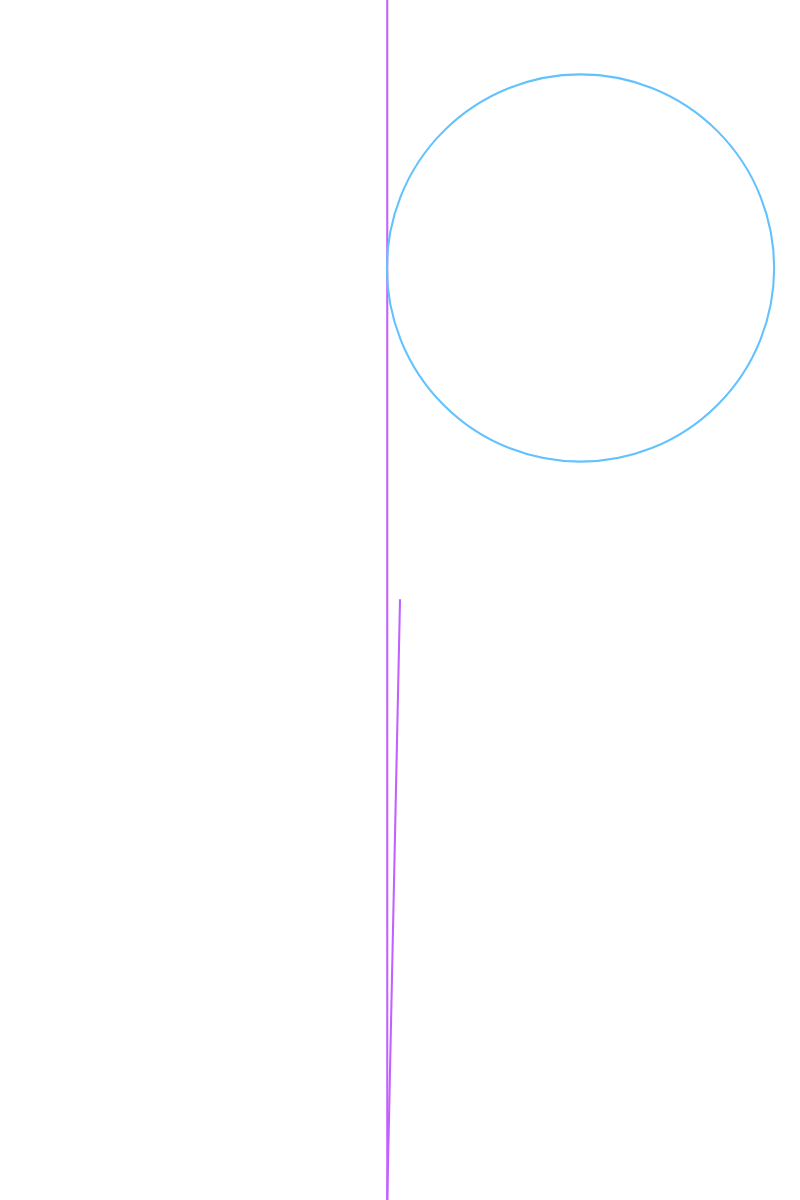
Frame 1 (no input)
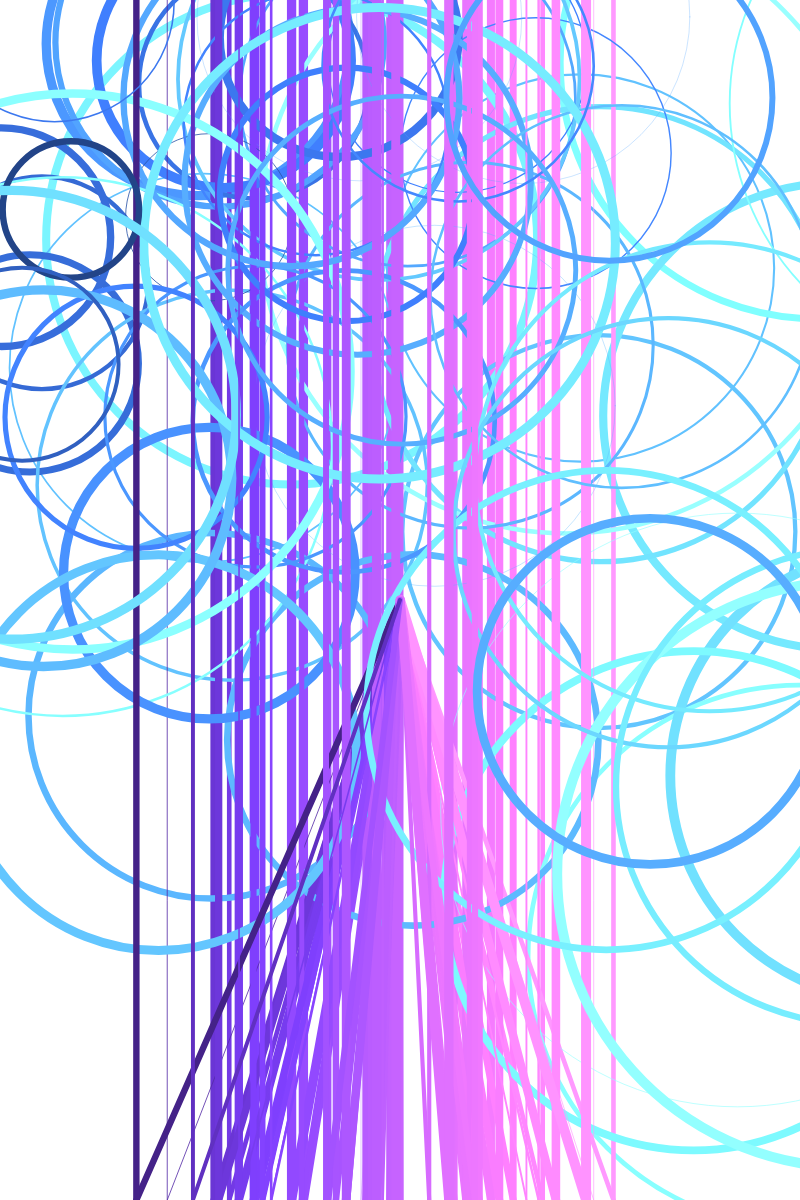
Frame 60 (no input)
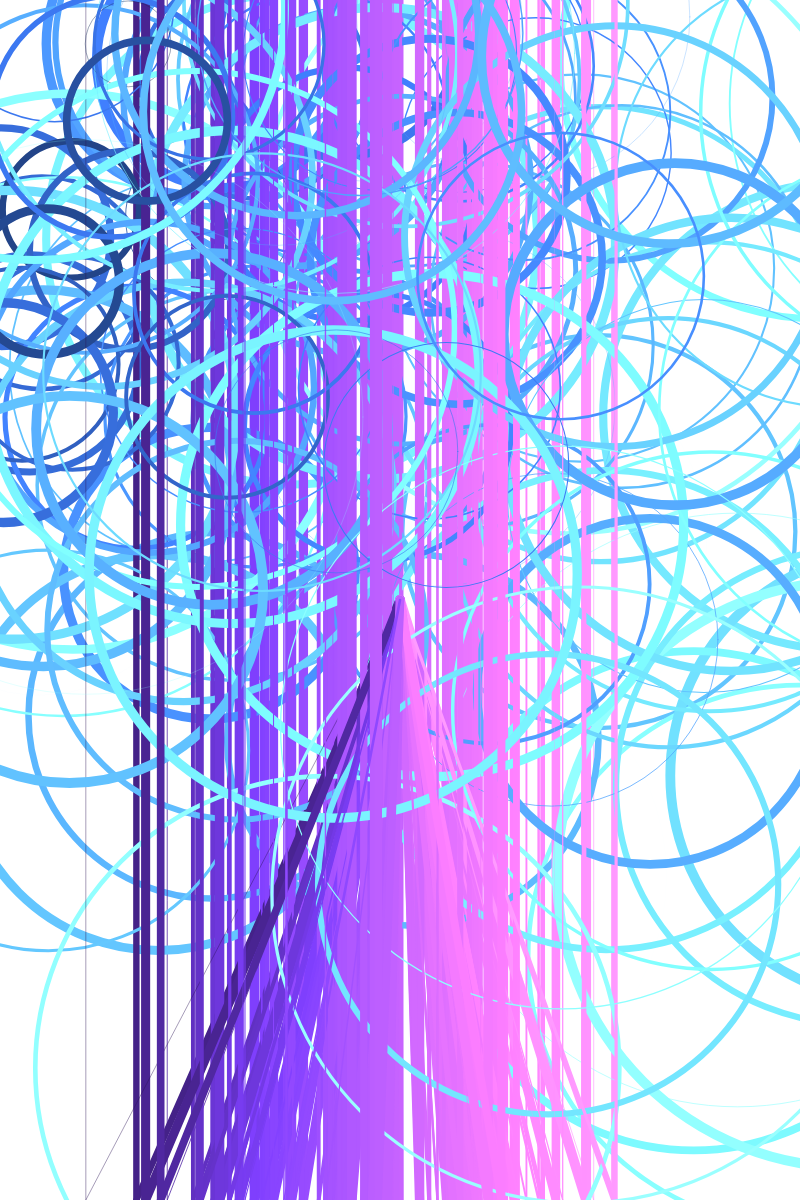
Frame 120 (the mouse pressed at the canvas centre since frame 60)

The p5.js sketch that drew these frames (run headless with seeded random() and noise() and a simulated clock; from frame 60 on, the mouse is pressed at the canvas centre):

// p5.js sketch
// ── sketch.js
let xOff = 0.0;
let yOff = 0.0;

function setup() {
  createCanvas(800,1200)
  background(255)
  noiseSeed(random(100));
  stroke(0, 10);
}

function draw() {
  xOff += 0.001 //resolution of the noise *smoothness of the final gradient*
  yOff += 0.01
  let n = noise(xOff * width, yOff * height) * width; //noise returns between 0 and 1. Scale up to fit between 0 and the width of the canvas 
  // stroke(255)
  stroke(n/2,n/4,n)
  strokeWeight(random(10))
  // line(width/2, height/2, n, 0);
  line(width/2, height/2, n, height);
  // stroke(255)
line(n, 0, n, height)
     stroke(n/4,n/2,n)
  
  noFill();
  ellipse(random(n*2), random(n*2), n)

}
